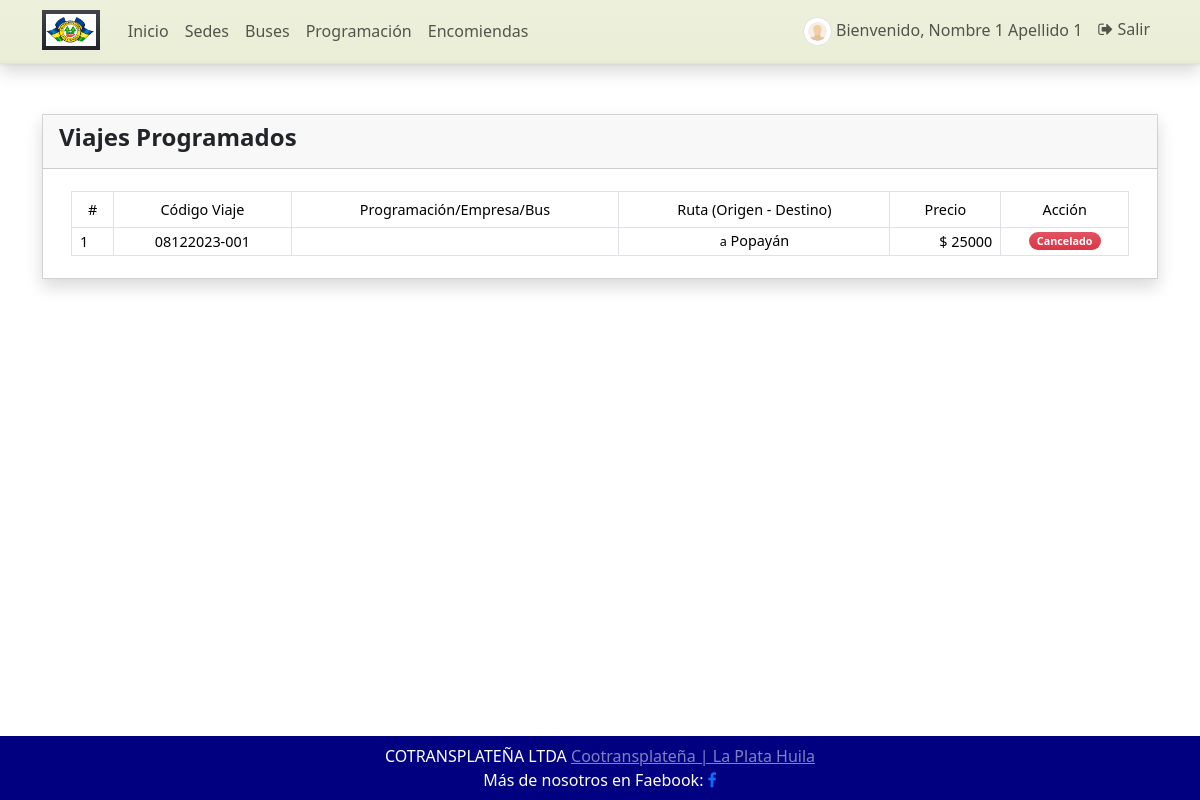
The app's page /viajes_programados (signed in), older data.
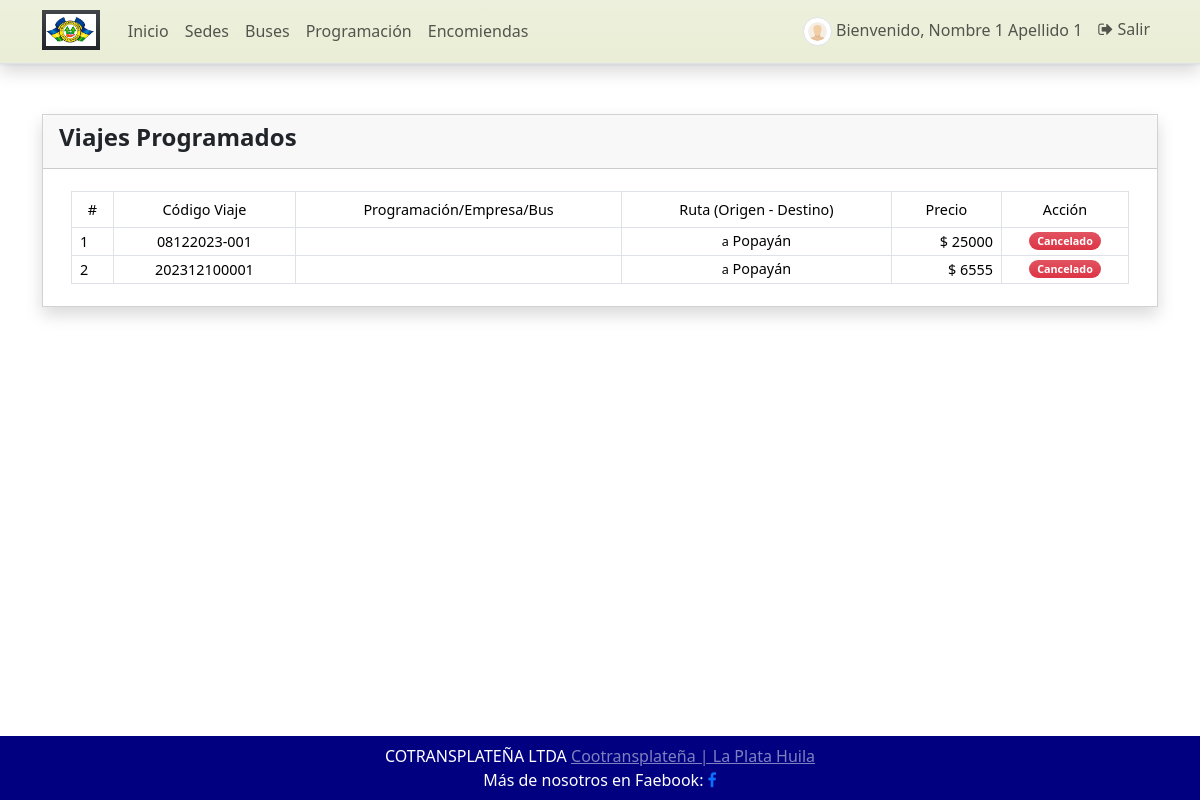
The same page, newer data.
### GestorApp/models.py (models this page shows, shortened)
class Programacion(models.Model):
    codigo = models.CharField(max_length=100)
    bus = models.ForeignKey(Bus, on_delete=models.CASCADE)
    conductor = models.ForeignKey(Conductor, on_delete=models.CASCADE)
    origen = models.ForeignKey(Sede, on_delete=models.CASCADE, related_name='origen')
    destino = models.ForeignKey(Sede, on_delete=models.CASCADE, related_name='destino')
    programacion = models.DateTimeField()
    precio = models.IntegerField(default=0, validators=[MinValueValidator(5000), MaxValueValidator(75000)])
    estado = models.CharField(max_length=2, choices=(('0','Cancelado'),('1','Despachado')), default=1)
    fecha_creado = models.DateTimeField(default=timezone.now)
    fecha_actualizado = models.DateTimeField(auto_now=True)
    class Meta:
        verbose_name_plural = 'Programación'

class Sede(models.Model):
    sede = models.CharField(max_length=250)
    tipo = models.CharField(max_length=2, choices=(('1','Terminal'),('2','Oficina'),('3','Paradero')), default='1')
    fecha_creado = models.DateTimeField(default=timezone.now)
    fecha_actualizado = models.DateTimeField(auto_now=True)
    def __str__(self):
        return self.sede

### GestorApp/views.py (the view, shortened to what this page needs)
# urls.py: path('viajes_programados',views.viajes_programados,name='viajes-programados-pagina'),
def viajes_programados(request: HttpRequest):
    if not request.method == 'POST':
        context['page_title'] = "Viajes Programacions"
        programaciones = Programacion.objects.filter(estado=1, programacion__gt=datetime.now()).all()
        context['programaciones'] = programaciones
        context['is_searched'] = False
        context['data'] = {}
    return render(request, 'viajes_programados.html', context)

### GestorApp/templates/viajes_programados.html (shortened to what this page needs)
{% extends 'base.html' %}
{% block Contenido %}
    <div class="col-lg-12 col-md-12 col-sm-12 col-xs-12">
        <div class="card card-default rounded-0 shadow ">
            <div class="card-header">
                <div class="d-flex w-100 align-items-center justify-content-between">
                    <h4 class="card-title fw-bold">
                        {% if not is_searched %}
                        Viajes Programados
                        {% else %}
                        Resultados || Viajes Programados
                        {% endif %}</h4>
                </div>
            </div>
            <div class="card-body">
                <div class="container-fluid">
                    <table class="table table-bordered" id="programado-lista">
                        <thead>
                        <tr class="bg-gradient bg-primary bg-opacity-50 text-light">
                            <th class="px-2 py-2 text-center">#</th>
                            <th class="px-2 py-2 text-center">Código Viaje</th>
                            <th class="px-2 py-2 text-center">Programación/Empresa/Bus</th>
                            <th class="px-2 py-2 text-center">Ruta (Origen - Destino)</th>
                            <th class="px-2 py-2 text-center">Precio</th>
                            <th class="px-2 py-2 text-center">Acción</th>
                        </tr>
                        </thead>
                        <tbody>
                            {% for programacion in programaciones %}
                            <tr>
                                <td class="px-2 py-1 align-middle ">{{ forloop.counter }}</td>
                                <td class="px-2 py-1 align-middle text-center"> {{ programacion.codigo }} </td>
                                <td class="px-2 py-1 align-middle">
                                </td>
                                <td class="px-2 py-1 align-middle">
                                    <div class="lh-1 text-sm-center">
                                        <div> <small>a</small> {{ programacion.destino }}</div>
                                    </div>
                                </td>
                                <td class="px-2 py-1 align-middle text-end"> $ {{ programacion.precio }} </td>
                                <td class="px-1 py-1 align-middle text-center">
                                    {% if programado.estado == '1' %}
                                        <span class="badge bg-primary bg-gradient rounded-pill px-2">Programado</span> {% else %}
                                        <span class="badge bg-danger bg-gradient rounded-pill px-2">Cancelado</span> {% endif %}
                                </td>
                            </tr>
                        {% endfor %}
                        </tbody>
                    </table>
                </div>
            </div>
        </div>
    </div>
{% endblock Contenido %}

Row changes from the older to the newer data that the page shows:
added Programacion: codigo "202312100001", destino "Popayán", precio "6555"
